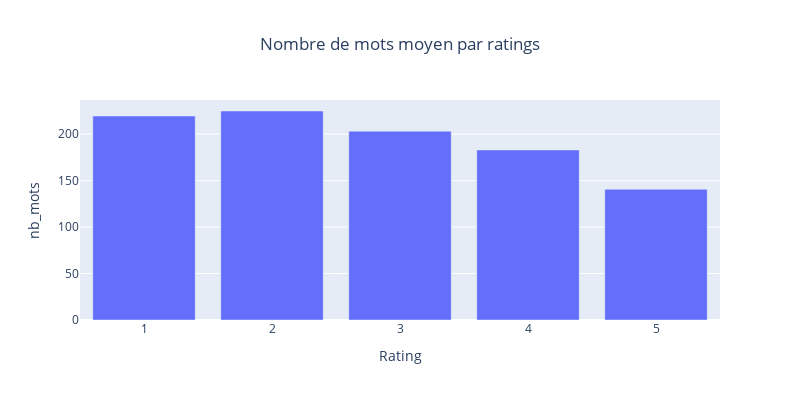

Here is the notebook cell this chart was saved with:
### Markdown cell above
## DATA EXPLORATION

### Code cell
#visualisation du nombre d emots moyens par rating via Barplot
fig = px.bar(df.groupby('Rating').mean().reset_index(), x='Rating', y='nb_mots', width=800, height=400, title='Nombre de mots moyen par ratings')

fig.update_layout(
            title={
            'x':0.5,
            'xanchor': 'center',
        })

fig.show()

### Figure 1 — Plotly figure (JSON) as saved in the notebook; plotly's stock layout.template omitted (floating-point values rounded to 4 significant figures)
{"data": [{"alignmentgroup": "True", "hovertemplate": "Rating=%{x}<br>nb_mots=%{y}<extra></extra>", "legendgroup": "", "marker": {"color": "#636efa", "pattern": {"shape": ""}}, "name": "", "offsetgroup": "", "orientation": "v", "showlegend": false, "textposition": "auto", "type": "bar", "x": [1, 2, 3, 4, 5], "xaxis": "x", "y": [219.5, 224.9, 203.2, 183.0, 140.6], "yaxis": "y"}], "layout": {"barmode": "relative", "height": 400, "legend": {"tracegroupgap": 0}, "title": {"text": "Nombre de mots moyen par ratings", "x": 0.5, "xanchor": "center"}, "width": 800, "xaxis": {"anchor": "y", "domain": [0, 1], "title": {"text": "Rating"}}, "yaxis": {"anchor": "x", "domain": [0, 1], "title": {"text": "nb_mots"}}}}
